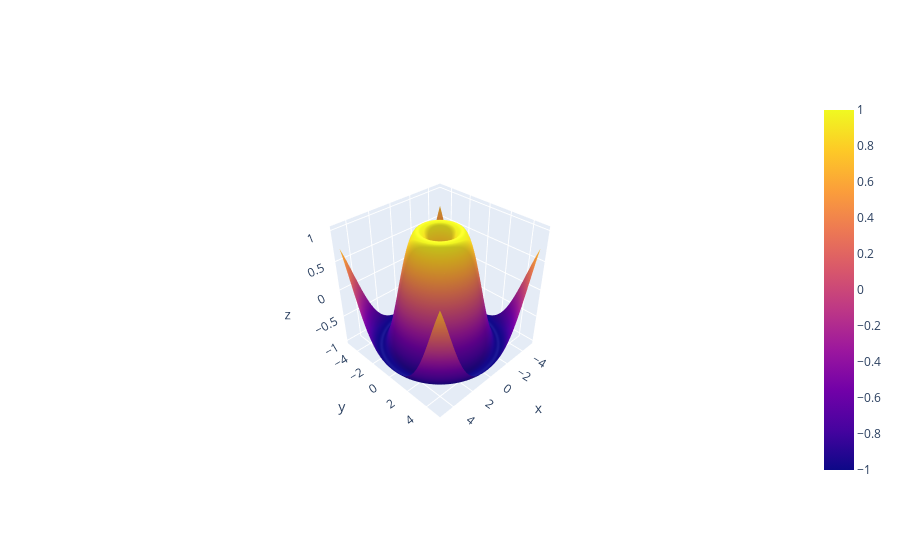

The cell this chart's notebook holds for it:
### Code cell
fig=go.Figure(data=[go.Surface(x=x,y=y,z=z)])
fig.show()

### Figure 1 — Plotly figure (JSON) as saved in the notebook; plotly's stock layout.template omitted (floating-point values rounded to 4 significant figures; data arrays with more than 128 entries replaced by an {"elided": "..."} marker saying what was removed)
{"data": [{"type": "surface", "x": {"elided": "100x100 float values"}, "y": {"elided": "100x100 float values"}, "z": {"elided": "100x100 float values"}}], "layout": {"autosize": true, "dragmode": "zoom", "scene": {"aspectmode": "auto", "aspectratio": {"x": 1, "y": 1, "z": 1}, "camera": {"center": {"x": 0, "y": 0, "z": 0}, "eye": {"x": 1.866, "y": 1.866, "z": 1.866}, "projection": {"type": "perspective"}, "up": {"x": -0.4082, "y": -0.4082, "z": 0.8165}}, "dragmode": "orbit"}}}
